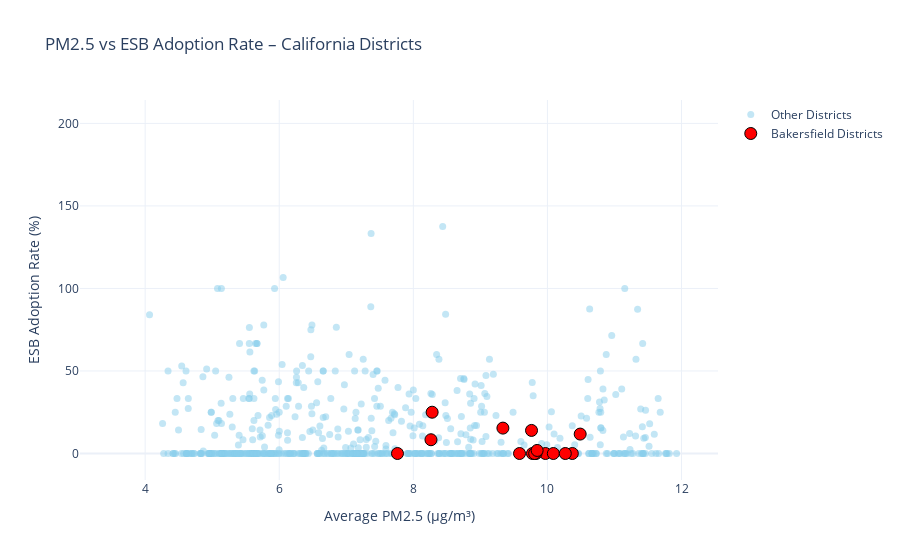

Notebook code for this chart:
### Code cell
ca_df = df[df['state'].str.contains('California', case=False, na=False)]

fig_scatter = go.Figure()

# Other districts (blue)
fig_scatter.add_trace(go.Scatter(
    x=ca_df['pm25'],
    y=ca_df['esb_adoption_rate'],
    mode='markers',
    marker=dict(size=7, color='skyblue', opacity=0.5),
    name='Other Districts',
    hovertemplate="<b>%{text}</b><br>PM2.5: %{x:.1f}<br>Adoption: %{y:.1f}%<extra></extra>",
    text=ca_df['district']
))

# Bakersfield districts (red)
fig_scatter.add_trace(go.Scatter(
    x=bakersfield_df['pm25'],
    y=bakersfield_df['esb_adoption_rate'],
    mode='markers',
    marker=dict(size=12, color='red', line=dict(color='black', width=1)),
    name='Bakersfield Districts',
    hovertemplate="<b>%{text}</b><br>PM2.5: %{x:.1f}<br>Adoption: %{y:.1f}%<extra></extra>",
    text=bakersfield_df['district']
))

fig_scatter.update_layout(
    title="PM2.5 vs ESB Adoption Rate – California Districts",
    xaxis_title="Average PM2.5 (µg/m³)",
    yaxis_title="ESB Adoption Rate (%)",
    template="plotly_white",
    height=450
)
fig_scatter.show()

### Figure 1 — Plotly figure (JSON) as saved in the notebook; plotly's stock layout.template omitted (floating-point values rounded to 4 significant figures; data arrays with more than 128 entries replaced by an {"elided": "..."} marker saying what was removed)
{"data": [{"hovertemplate": "<b>%{text}</b><br>PM2.5: %{x:.1f}<br>Adoption: %{y:.1f}%<extra></extra>", "marker": {"color": "skyblue", "opacity": 0.5, "size": 7}, "mode": "markers", "name": "Other Districts", "text": {"elided": "2132 str values"}, "type": "scatter", "x": {"elided": "2132 float values"}, "y": {"elided": "2132 float values"}}, {"hovertemplate": "<b>%{text}</b><br>PM2.5: %{x:.1f}<br>Adoption: %{y:.1f}%<extra></extra>", "marker": {"color": "red", "line": {"color": "black", "width": 1}, "size": 12}, "mode": "markers", "name": "Bakersfield Districts", "text": ["Kern County ROP", "Kern High ROC", "Bakersfield City", "Beardsley Elementary", "Panama-Buena Vista Union", "General Shafter Elementary", "Lakeside Union", "Norris Elementary", "Rio Bravo-Greeley Union Elementary", "Rosedale Union Elementary", "Standard Elementary", "Edison Elementary", "Fairfax Elementary", "Fruitvale Elementary", "Greenfield Union", "Kern County Office of Education", "Kern High", "Vineland Elementary"], "type": "scatter", "x": [NaN, NaN, 9.777, 9.97, 10.09, 7.763, 9.584, 10.37, 9.83, 10.27, 9.81, 8.263, 9.336, 10.49, 9.847, NaN, 9.763, 8.281], "y": [NaN, NaN, 0.0, 0.0, 0.0, 0.0, 0.0, 0.0, 0.0, 0.0, 0.0, 8.333, 15.38, 11.76, 1.852, 2.703, 13.98, 25.0]}], "layout": {"autosize": true, "title": {"text": "PM2.5 vs ESB Adoption Rate – California Districts"}, "xaxis": {"autorange": true, "range": [3.045, 12.53], "title": {"text": "Average PM2.5 (µg/m³)"}, "type": "linear"}, "yaxis": {"autorange": true, "range": [-18.17, 215.5], "title": {"text": "ESB Adoption Rate (%)"}, "type": "linear"}}}
